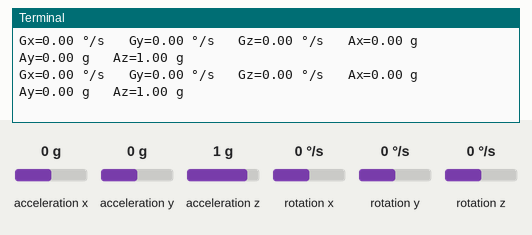
This program was run on a simulated Raspberry Pi (BCM pin numbers). Shown: the last lines printed to the terminal. The inputs (shaded band) are chosen by the test bench; at power-on: acceleration x 0 g, acceleration y 0 g, acceleration z 1 g, rotation x 0 °/s, rotation y 0 °/s, rotation z 0 °/s.

Above: at 1.2 s.
1.3 s: acceleration x set to -1.4 g
At 1.89 s:
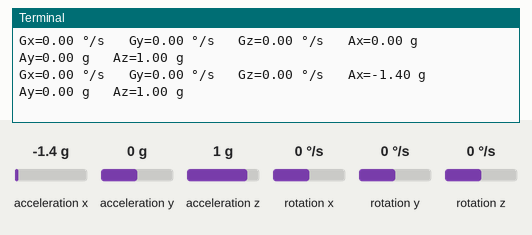
2.8 s: acceleration y set to -1.4 g
At 3.11 s:
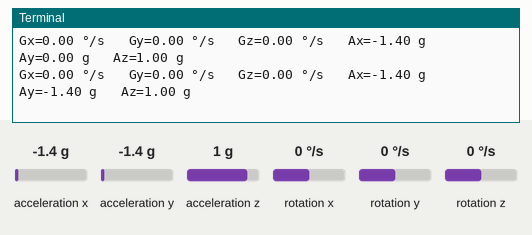
4.3 s: acceleration z set to -1.4 g
At 4.33 s:
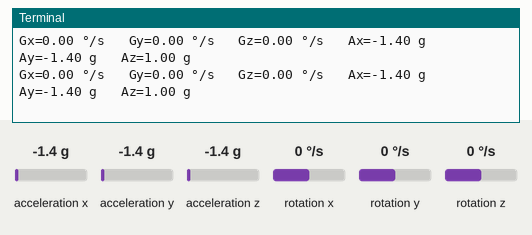
5.8 s: rotation x set to -192 °/s
At 5.95 s:
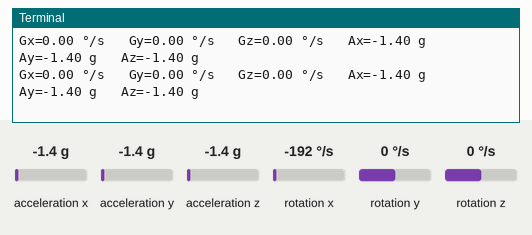
7.3 s: rotation y set to -192 °/s
At 7.57 s:
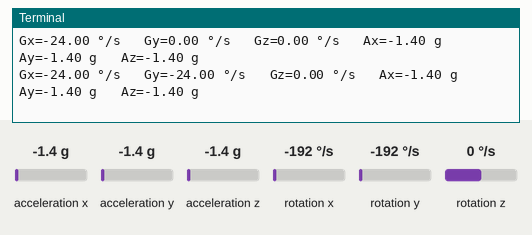

Measured:
- after the input at 1.3 s, the terminal: prints a new line after 0.33 s (image 1)
- after the input at 2.8 s, the terminal: prints a new line after 0.05 s (image 2)
- after the input at 7.3 s, the terminal: prints a new line at once (image 5)

The program:

test.py
```python
'''
    Read Gyro and Accelerometer by Interfacing Raspberry Pi with MPU6050 using Python
	http://www.electronicwings.com
'''
import smbus			#import SMBus module of I2C
from time import sleep          #import

#some MPU6050 Registers and their Address
PWR_MGMT_1   = 0x6B
SMPLRT_DIV   = 0x19
CONFIG       = 0x1A
GYRO_CONFIG  = 0x1B
INT_ENABLE   = 0x38
ACCEL_XOUT_H = 0x3B
ACCEL_YOUT_H = 0x3D
ACCEL_ZOUT_H = 0x3F
GYRO_XOUT_H  = 0x43
GYRO_YOUT_H  = 0x45
GYRO_ZOUT_H  = 0x47


def MPU_Init():
	#write to sample rate register
	bus.write_byte_data(Device_Address, SMPLRT_DIV, 7)

	#Write to power management register
	bus.write_byte_data(Device_Address, PWR_MGMT_1, 1)

	#Write to Configuration register
	bus.write_byte_data(Device_Address, CONFIG, 0)

	#Write to Gyro configuration register
	bus.write_byte_data(Device_Address, GYRO_CONFIG, 24)

	#Write to interrupt enable register
	bus.write_byte_data(Device_Address, INT_ENABLE, 1)

def read_raw_data(addr):
	#Accelero and Gyro value are 16-bit
        high = bus.read_byte_data(Device_Address, addr)
        low = bus.read_byte_data(Device_Address, addr+1)

        #concatenate higher and lower value
        value = ((high << 8) | low)

        #to get signed value from mpu6050
        if(value > 32768):
                value = value - 65536
        return value


bus = smbus.SMBus(1) 	# or bus = smbus.SMBus(0) for older version boards
Device_Address = 0x68   # MPU6050 device address

MPU_Init()

print (" Reading Data of Gyroscope and Accelerometer")

while True:

	#Read Accelerometer raw value
	acc_x = read_raw_data(ACCEL_XOUT_H)
	acc_y = read_raw_data(ACCEL_YOUT_H)
	acc_z = read_raw_data(ACCEL_ZOUT_H)

	#Read Gyroscope raw value
	gyro_x = read_raw_data(GYRO_XOUT_H)
	gyro_y = read_raw_data(GYRO_YOUT_H)
	gyro_z = read_raw_data(GYRO_ZOUT_H)

	#Full scale range +/- 250 degree/C as per sensitivity scale factor
	Ax = acc_x/16384.0
	Ay = acc_y/16384.0
	Az = acc_z/16384.0

	Gx = gyro_x/131.0
	Gy = gyro_y/131.0
	Gz = gyro_z/131.0


	print ("Gx=%.2f" %Gx, u'\u00b0'+ "/s", "\tGy=%.2f" %Gy, u'\u00b0'+ "/s", "\tGz=%.2f" %Gz, u'\u00b0'+ "/s", "\tAx=%.2f g" %Ax, "\tAy=%.2f g" %Ay, "\tAz=%.2f g" %Az)
	sleep(0.4)
```
